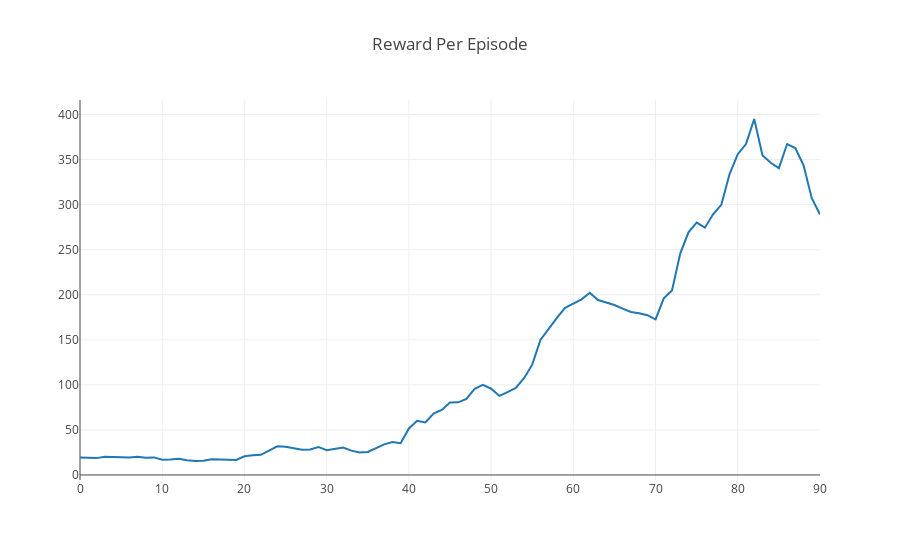

Notebook cell for this chart:
### Markdown cell above
And, finally, we can plot our agent's training process.  The x-axis is the environment episode, while the y-axis is the total reward for the given episode.  We smooth the curve with a moving average.

### Code cell
plotly.offline.iplot({
    "data": [go.Scatter(x=np.arange(len(ep_rewards)), y=moving_average(ep_rewards, 10))],
    "layout": go.Layout(title="Reward Per Episode")
})

### Figure 1 — Plotly figure (JSON) as saved in the notebook; plotly's stock layout.template omitted (floating-point values rounded to 4 significant figures)
{"data": [{"type": "scatter", "uid": "cc8942f6-aec5-4900-9836-1ccf08a8dc8d", "x": [0, 1, 2, 3, 4, 5, 6, 7, 8, 9, 10, 11, 12, 13, 14, 15, 16, 17, 18, 19, 20, 21, 22, 23, 24, 25, 26, 27, 28, 29, 30, 31, 32, 33, 34, 35, 36, 37, 38, 39, 40, 41, 42, 43, 44, 45, 46, 47, 48, 49, 50, 51, 52, 53, 54, 55, 56, 57, 58, 59, 60, 61, 62, 63, 64, 65, 66, 67, 68, 69, 70, 71, 72, 73, 74, 75, 76, 77, 78, 79, 80, 81, 82, 83, 84, 85, 86, 87, 88, 89, 90, 91, 92, 93, 94, 95, 96, 97, 98, 99], "y": [19.5, 19.2, 18.7, 20.2, 19.9, 18.9, 19.3, 20.1, 19.1, 19.5, 17, 17.3, 18.1, 16.3, 15.5, 15.9, 17.5, 17.2, 16.9, 16.6, 20.7, 22, 22.4, 27.1, 31.8, 31.4, 29.4, 28, 28.3, 31.1, 27.5, 29, 30.4, 27, 24.9, 25.5, 29.6, 34, 36.6, 35.3, 51.6, 60.1, 58.2, 68, 72.2, 80.4, 80.6, 84.5, 95.7, 99.9, 95.7, 87.7, 92, 96.5, 107.3, 122.4, 149.8, 162.2, 174.3, 185.4, 190.4, 194.9, 202.1, 194.1, 191.4, 188.6, 184.6, 180.9, 179.5, 177.3, 172.6, 196, 204.7, 245.6, 269.2, 280, 274.4, 289.2, 299.8, 333.9, 355.9, 367.2, 395, 354.9, 346.4, 340.5, 367.2, 362.7, 343.7, 307.1, 289]}], "layout": {"autosize": true, "title": {"text": "Reward Per Episode"}, "xaxis": {"autorange": true, "range": [0, 90], "type": "linear"}, "yaxis": {"autorange": true, "range": [-5.583, 416.1], "type": "linear"}}}
